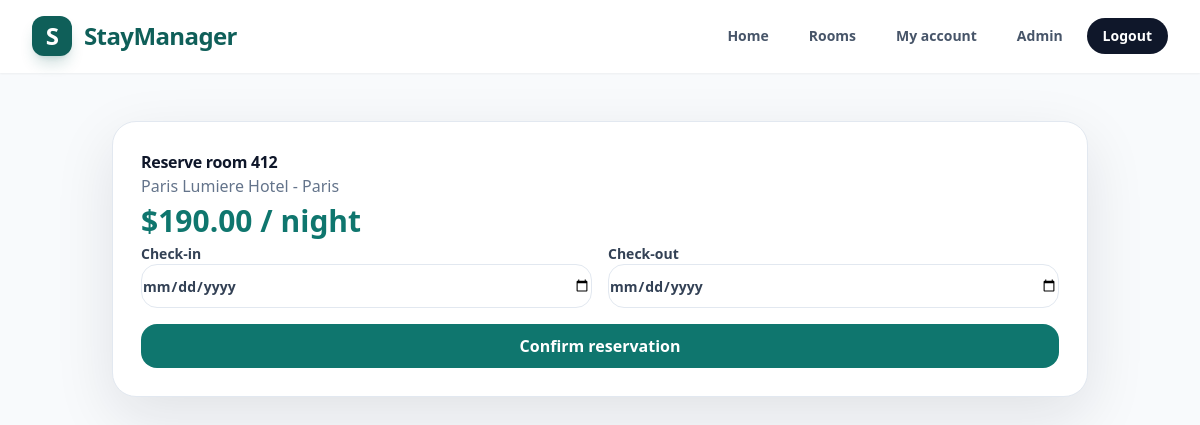
The page /reserve.php?room_id=9 (signed in) on the database its author committed.
### tables this page shows
CREATE TABLE rooms (
    id INT AUTO_INCREMENT PRIMARY KEY,
    hotel_id INT NOT NULL,
    room_number VARCHAR(30) NOT NULL,
    type VARCHAR(80) NOT NULL,
    price DECIMAL(10, 2) NOT NULL,
    status ENUM('available', 'reserved', 'maintenance') NOT NULL DEFAULT 'available',
    unavailable_until DATE NULL,
    description TEXT NULL,
    amenities VARCHAR(255) NULL,
    created_at TIMESTAMP DEFAULT CURRENT_TIMESTAMP,
    CONSTRAINT fk_rooms_hotel FOREIGN KEY (hotel_id) REFERENCES hotels(id) ON DELETE CASCADE
);

CREATE TABLE hotels (
    id INT AUTO_INCREMENT PRIMARY KEY,
    name VARCHAR(150) NOT NULL,
    city VARCHAR(100) NOT NULL,
    country VARCHAR(100) NOT NULL DEFAULT 'Tunisia',
    stars TINYINT NOT NULL DEFAULT 4,
    photo_url VARCHAR(500) NULL,
    address VARCHAR(255) NOT NULL,
    description TEXT NOT NULL,
    created_at TIMESTAMP DEFAULT CURRENT_TIMESTAMP
);

### app/Models/Room.php (called while the page is built, shortened)
<?php
class Room
{
    public function find(int $id): ?array
    {
        $stmt = $this->db->prepare(
            'SELECT rooms.*, hotels.name AS hotel_name, hotels.city, hotels.country, hotels.stars, hotels.photo_url,
                    MAX(CASE WHEN reservations.status IN ("pending", "confirmed") AND reservations.check_out >= CURDATE() THEN reservations.check_out END) AS reserved_until
             FROM rooms
             JOIN hotels ON hotels.id = rooms.hotel_id
             LEFT JOIN reservations ON reservations.room_id = rooms.id
             WHERE rooms.id = ?
             GROUP BY rooms.id'
        );
        $stmt->execute([$id]);
        return $stmt->fetch() ?: null;
    }
}

### app/Core/helpers.php (called while the page is built, shortened)
<?php
function e(?string $value): string
{
    return htmlspecialchars($value ?? '', ENT_QUOTES, 'UTF-8');
}

### public/reserve.php (the view, shortened to what this page needs)
<?php
require_once __DIR__ . '/../app/bootstrap.php';
$roomModel = new Room($db);
$room = $roomModel->find((int) ($_GET['room_id'] ?? 0));
require_once __DIR__ . '/includes/header.php';
?>
<main class="container">
    <section class="card">
        <h1>Reserve room <?= e($room['room_number']) ?></h1>
        <p class="muted"><?= e($room['hotel_name']) ?> - <?= e($room['city']) ?></p>
        <p class="price">$<?= number_format((float) $room['price'], 2) ?> / night</p>
        <form class="form" method="post">
            <div class="form-row">
                <label>Check-in <input type="date" name="check_in" required></label>
                <label>Check-out <input type="date" name="check_out" required></label>
            </div>
            <button class="btn" type="submit">Confirm reservation</button>
        </form>
    </section>
</main>
<?php require_once __DIR__ . '/includes/footer.php'; ?>

### public/assets/css/style.css (style rules this page uses)
:root { --brand: #0f766e; --brand-dark: #123735; --border: #e2e8f0; --text: #0f172a; --muted: #64748b; }
.container { margin: 0 auto; max-width: 1280px; padding: 48px 24px; }
.card { background: #fff; border: 1px solid var(--border); border-radius: 24px; box-shadow: 0 20px 60px rgba(15, 23, 42, 0.10); padding: 28px; }
.card h1, .card h2, .card h3 { color: var(--text); font-weight: 900; letter-spacing: -0.02em; margin-top: 0; }
.muted { color: var(--muted); }
.price { color: var(--brand); font-size: 30px; font-weight: 900; }
.btn { align-items: center; background: var(--brand); border: 0; border-radius: 16px; color: #fff; cursor: pointer; display: inline-flex; font-weight: 900; justify-content: center; min-height: 44px; padding: 10px 16px; transition: 0.2s ease; }
.form { display: grid; gap: 16px; }
.form-row { display: grid; gap: 16px; grid-template-columns: repeat(auto-fit, minmax(220px, 1fr)); }
label { color: #334155; font-size: 14px; font-weight: 800; }
input, select, textarea { background: #fff; border: 1px solid var(--border); border-radius: 16px; color: var(--text); font: inherit; margin-top: 6px; min-height: 44px; outline: none; padding: 10px 14px; transition: 0.2s ease; width: 100%; }

### rows shown on the page
rooms: room_number "412", hotel.name "Paris Lumiere Hotel", hotel.city "Paris", price "190.00"
